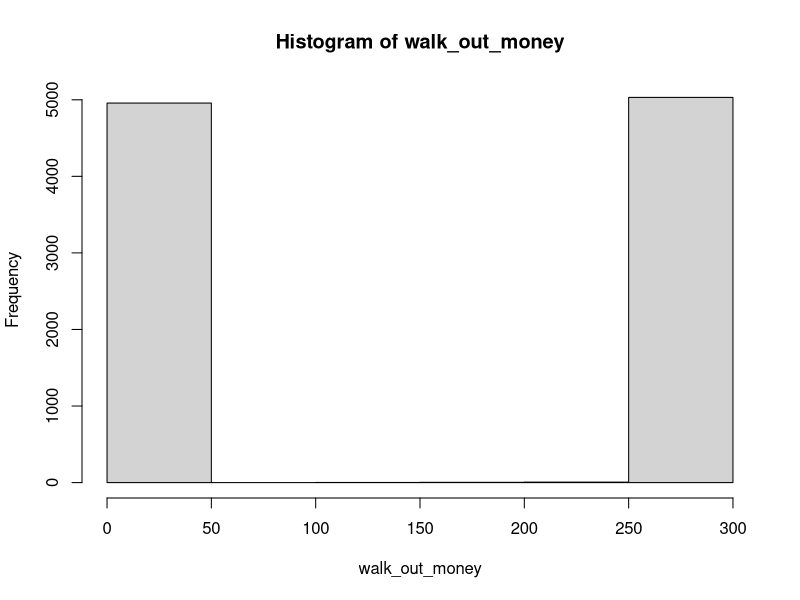
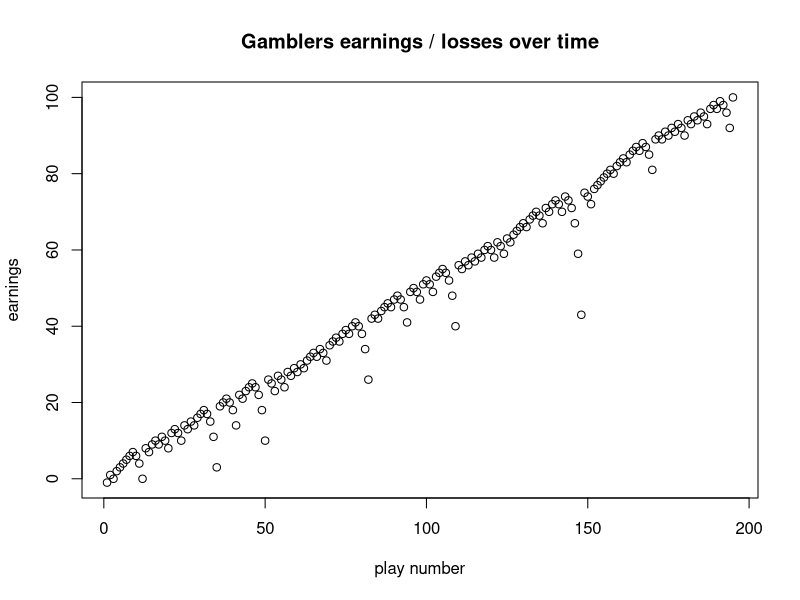
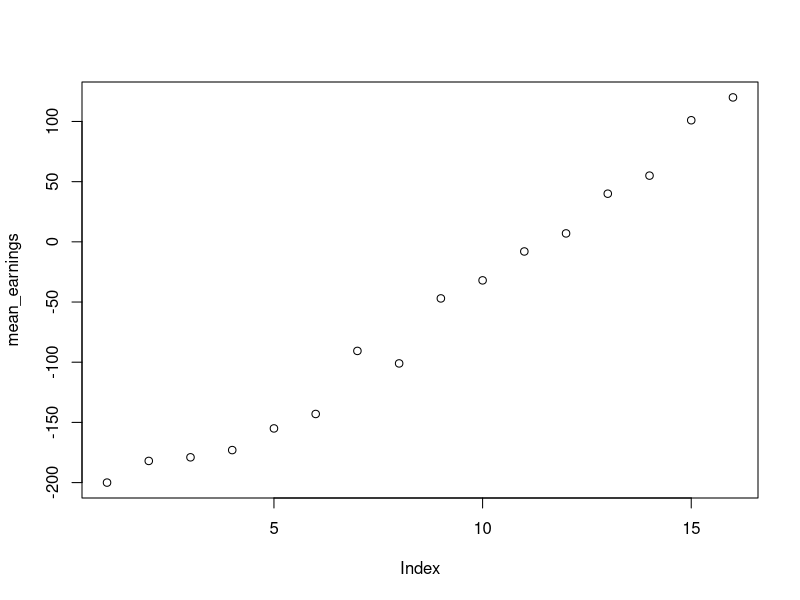
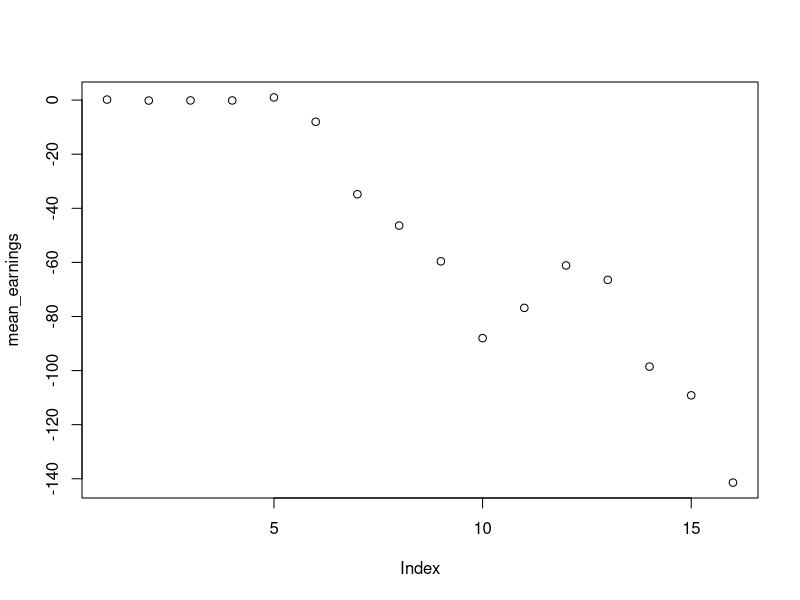
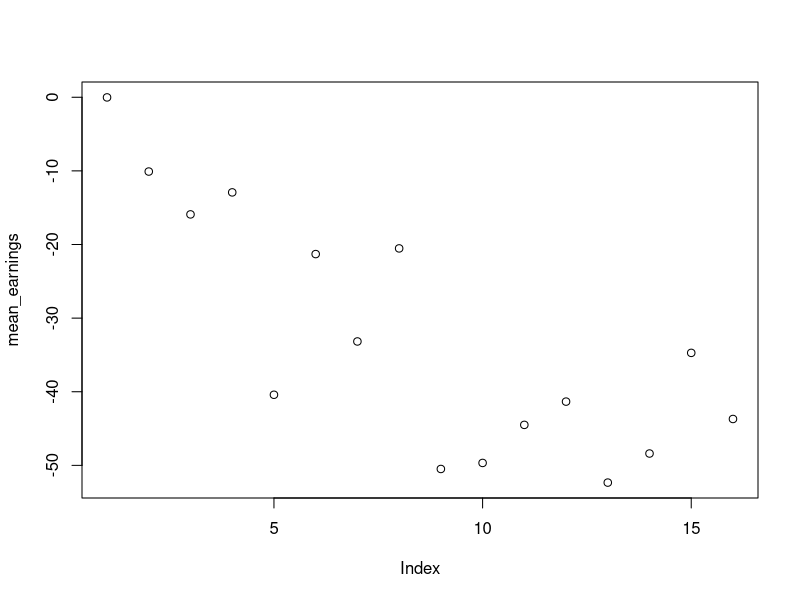
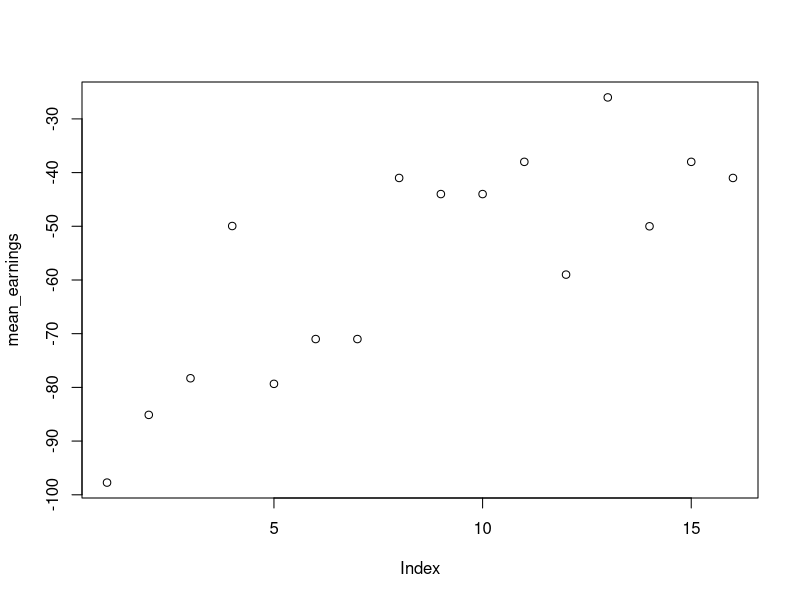
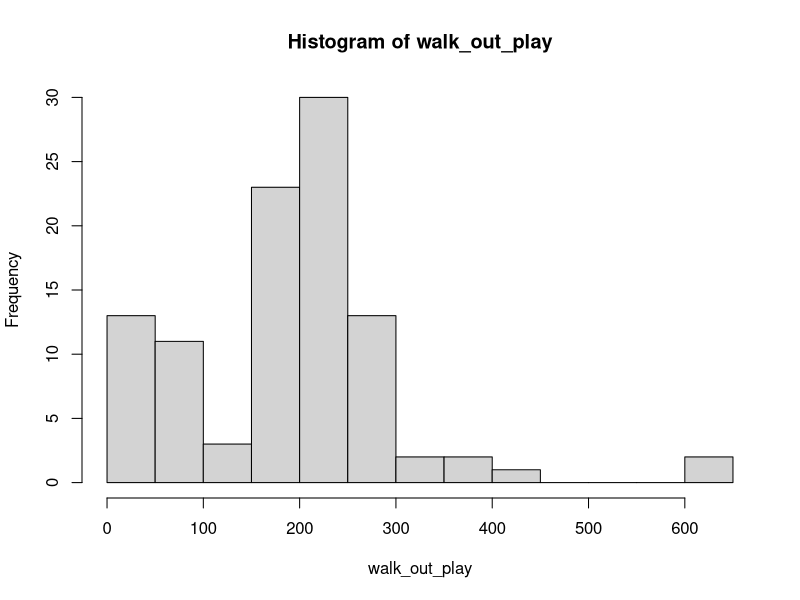

The R script that drew these images, in order:
## ---- chunk 1
library(magrittr) # needs to be run every time you start R and want to use %>%
library(dplyr)
## ---- chunk 2
#' A single play of the Martingale strategy
#'
#' Takes a state list, spins the roulette wheel, returns the state list with updated values (for example, budget, plays, etc)
#' @param state A list with the following entries: 
#'   B              number, the budget
#'   W              number, the budget threshold for successfully stoping
#'   L              number, the maximum number of plays 
#'   M              number, the casino wager limit
#'   plays          integer, the number of plays executed
#'   previous_wager number, the wager in the previous play (0 at first play)
#'   previous_win   TRUE/FALSE, indicator if the previous play was a win (TRUE at first play)
#' @return The updated state list
## ---- chunk 3
one_play <- function(state){
  
    # Wager
    proposed_wager <- ifelse(state$previous_win, 1, 2*state$previous_wager)
    wager <- min(proposed_wager, state$M, state$B)
    
    # Spin of the wheel
    red <- rbinom(1,1,18/38)
    
    # Update state
    state$plays <- state$plays + 1
    state$previous_wager <- wager
    if(red){
      # WIN
      state$B <- state$B + wager
      state$previous_win <- TRUE
    }else{
      # LOSE
      state$B <- state$B - wager
      state$previous_win <- FALSE
    }
  state
}
## ---- chunk 4
#' Stopping rule
#'
#' Takes the state list and determines if the gambler has to stop
#' @param state A list.  See one_play
#' @return TRUE/FALSE


stop_play <- function(state){
  if(state$B <= 0) return(TRUE)
  if(state$plays >= state$L) return(TRUE)
  if(state$B >= state$W) return(TRUE)
  FALSE
}
## ---- chunk 5
#' Play roulette to either bankruptcy, success, or play limits
#'
#' @param B number, the starting budget
#' @param W number, the budget threshold for successfully stoping
#' @param L number, the maximum number of plays 
#' @param M number, the casino wager limit
#' @return A vector of budget values calculated after each play.
one_series <- function(
    B = 200
  , W = 300
  , L = 1000
  , M = 100
){

  # initial state
  state <- list(
    B = B
  , W = W
  , L = L
  , M = M
  , plays = 0
  , previous_wager = 0
  , previous_win = TRUE
  )
  
  # vector to store budget over series of plays
  budget <- rep(NA, L)
  
  # For loop of plays
  for(i in 1:L){
    new_state <- state %>% one_play
    budget[i] <- new_state$B
    if(new_state %>% stop_play){
      return(budget[1:i])
    }
    state <- new_state
  }
  budget    
}

# helper function
get_last <- function(x) x[length(x)] 

## ---- chunk 6
# Simulation
walk_out_money <- rep(NA, 10000)
for(j in seq_along(walk_out_money)){
  walk_out_money[j] <- one_series(B = 200, W = 300, L = 1000, M = 100) %>% get_last
}

# Walk out money distribution
hist(walk_out_money, breaks = 10)

# Estimated probability of walking out with extra cash
mean(walk_out_money > 200)

# Estimated earnings
mean(walk_out_money - 200)
## ---- chunk 7
library(tidyverse)
library(ggplot2)
## ---- chunk 8
library(tidyverse)
library(ggplot2)
## ---- chunk 9
# Q2
earning <- one_series(B = 200, W = 300, L = 1000, M = 100) - 200
plot(earning, main = "Gamblers earnings / losses over time", xlab = "play number", 
     ylab = "earnings")
## ---- chunk 10
# change the budget
walk_out_money <- rep(NA, 100)
b <- matrix(nrow = 100, ncol = 16)

for(i in seq(1, 16)){
  for(j in seq_along(walk_out_money)){
    b[j, i] <- one_series(B= 20 * i, W = 300, L = 1000, M = 200) %>% get_last
  }
}

# Estimated earnings
mean_earnings <- colMeans(b) - 200

# plot earnings
plot(mean_earnings)

## ---- chunk 11
# change the winning

walk_out_money <- rep(NA, 100)
w <- matrix(nrow = 100, ncol = 16)

for(i in seq(1, 16)){
  for(j in seq_along(walk_out_money)){
    w[j, i] <- one_series(B= 200, W = 40 * i, L = 1000, M = 200) %>% get_last
  }
}

# Estimated earnings
mean_earnings <- colMeans(w) - 200

# plot earnings
plot(mean_earnings)
## ---- chunk 12
# change time threshold
walk_out_money <- rep(NA, 100)
l <- matrix(nrow = 100, ncol = 16)

for(i in seq(1, 16)){
  for(j in seq_along(walk_out_money)){
    l[j, i] <- one_series(B= 200, W = 300, L = 20 * i, M = 200) %>% get_last
  }
}

# Estimated earnings
mean_earnings <- colMeans(l) - 200

# plot earnings
plot(mean_earnings)
## ---- chunk 13
# change max
walk_out_money <- rep(NA, 100)
m <- matrix(nrow = 100, ncol = 16)

for(i in seq(1, 16)){
  for(j in seq_along(walk_out_money)){
    m[j, i] <- one_series(B= 200, W = 300, L = 1000, M = 10 * i) %>% get_last
  }
}

# Estimated earnings
mean_earnings <- colMeans(m) - 200

# plot earnings
plot(mean_earnings)
## ---- chunk 14
# Q4: average number of plays
# Simulation
num_play <- function(x) length(x) 

walk_out_play <- rep(NA, 100)
for(j in seq_along(walk_out_play)){
  walk_out_play[j] <- one_series(B = 200, W = 300, L = 1000, M = 100) %>% num_play
}

# Walk out money distribution
hist(walk_out_play, breaks = 10)


# Estimated earnings
mean(walk_out_play)
